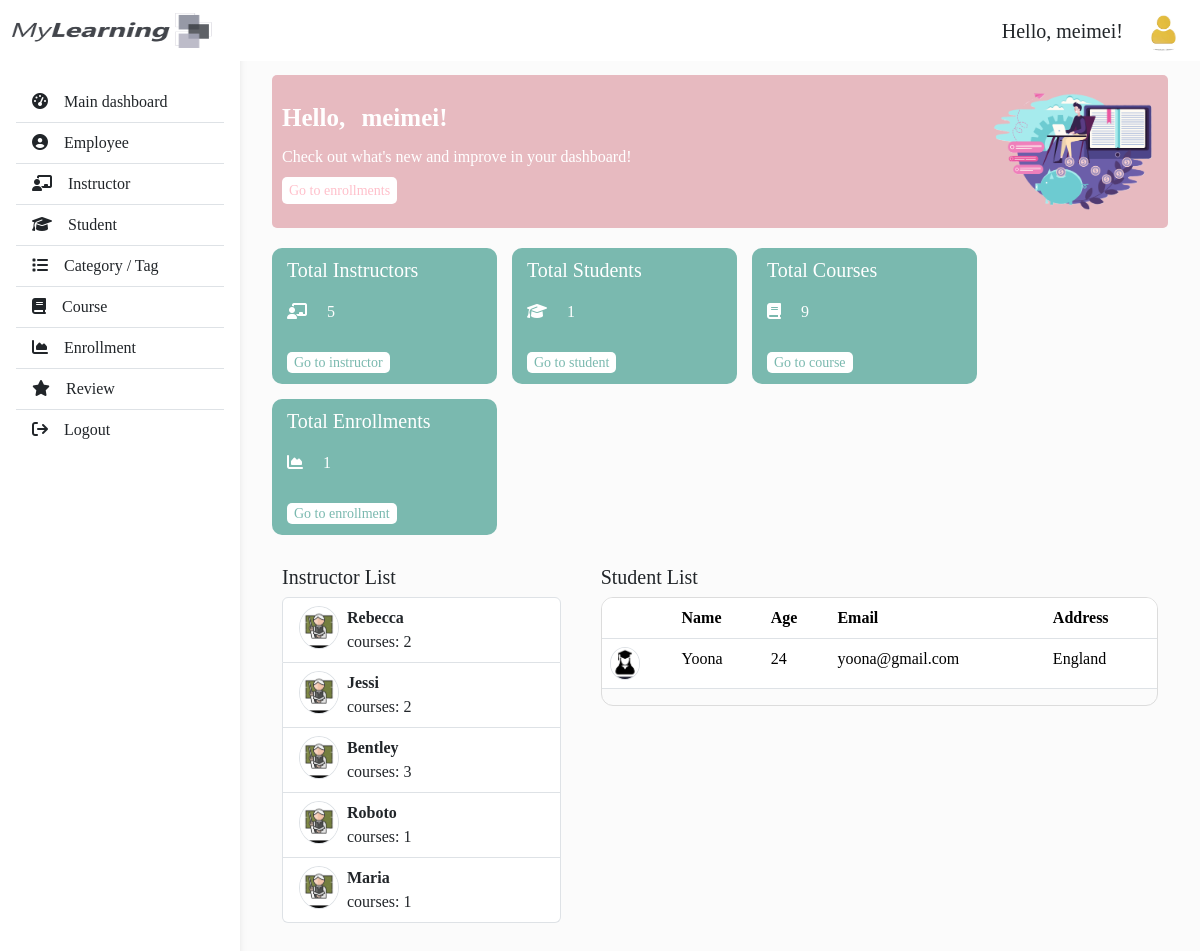
The page / (signed in) on the database as committed earlier.
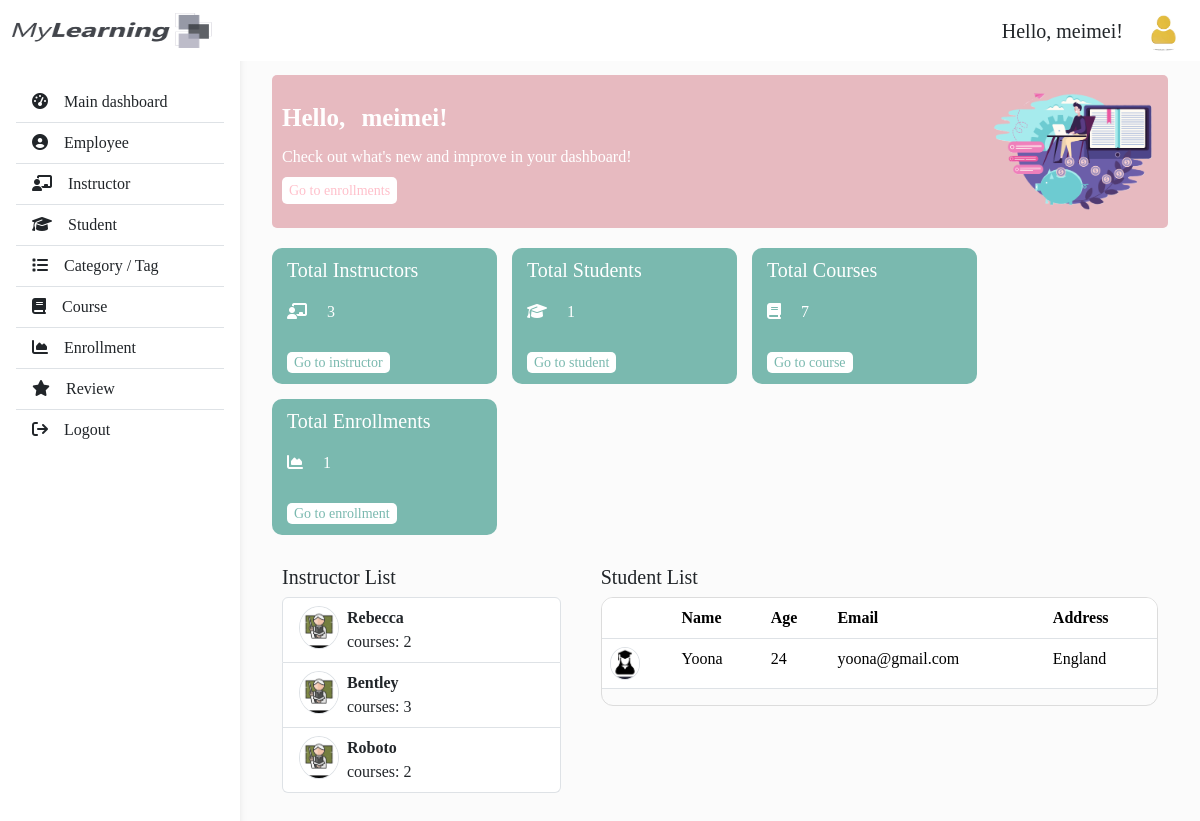
The same page on the database as committed later.
### users/models.py (models this page shows, shortened)
class Instructor(models.Model):
  user = models.OneToOneField(User, on_delete=models.CASCADE, null=True)
  name = models.CharField(max_length=100)
  age = models.IntegerField()
  email = models.EmailField()
  phone = models.CharField(max_length=20)
  address = models.CharField(max_length=150)
  salary = models.DecimalField(max_digits=10, decimal_places=2)

class Student(models.Model):
  GENDER_CHOICES = {
    'Female': 'Female',
    'Male': 'Male'
  }
  user = models.OneToOneField(User, on_delete=models.CASCADE, null=True)
  name = models.CharField(max_length=100)
  age = models.IntegerField()
  gender = models.CharField(max_length=15, choices=GENDER_CHOICES)
  email = models.EmailField()
  phone = models.CharField(max_length=20)
  address = models.CharField(max_length=150)

### users/decorators.py (the view)
  def wrapper_func(request, *args, **kwargs):
    group = None
    if request.user.groups.exists():
      group = request.user.groups.all()[0].name
    if group == 'instructor':
      return redirect('instructor_dashboard')
    elif group == 'student':
      return redirect('student_dashboard')
    return view_func(request, *args, **kwargs)

### dashboard/views.py (called while the page is built)
@login_required(login_url='login')
@admin_only
def dashboard_view(request):
  instructors = Instructor.objects.all()
  students = Student.objects.all()
  total_instructors = instructors.count()
  total_students = students.count()
  total_courses = Course.objects.count()
  total_enrollments = Enrollment.objects.count()
  context = {
    'instructors': instructors,
    'students': students,
    'total_instructors': total_instructors,
    'total_students': total_students,
    'total_courses': total_courses,
    'total_enrollments': total_enrollments,
  }
  return render(request, 'dashboard/home.html', context)

### dashboard/templates/dashboard/home.html (shortened to what this page needs)
{% extends 'base.html' %}
{% block content %}
  <div class="dashboard px-4 py-3">
    <div class="top-section">
      <div class="top-section__info">
        <p>Hello, {{request.user}}!</p>
        <p>Check out what's new and improve in your dashboard!</p>
        <a href="{% url 'enrollments:enrollment_list' %}">Go to enrollments</a>
      </div>
      <div class="top-section__img-container">
        <img src="/media/profiles/dashboard-image.png" alt="dashboard-img">
      </div>
    </div>
    <div class="middle-section">
      <div class="course-card-container">
        <div class="course-card">
          <h5>Total Instructors</h5>
          <div>
            <div>
              <i class="fa-solid fa-chalkboard-user me-3"></i>
              <span>{{total_instructors}}</span>
            </div>
          </div>
          <a href="{% url 'users:instructor_list' %}">Go to instructor</a>
        </div>
        <div class="course-card">
          <h5>Total Students</h5>
          <div>
            <div>
              <i class="fa-solid fa-graduation-cap me-3"></i>
              <span>{{total_students}}</span>
            </div>
          </div>
          <a href="{% url 'users:student_list' %}">Go to student</a>
        </div>
        <div class="course-card">
          <h5>Total Courses</h5>
          <div>
            <div>
              <i class="fa-solid fa-book me-3"></i>
              <span>{{total_courses}}</span>
            </div>
          </div>
          <a href="{% url 'courses:course_list' %}">Go to course</a>
        </div>
        <div class="course-card">
          <h5>Total Enrollments</h5>
          <div>
            <div>
              <i class="fas fa-chart-area me-3"></i>
              <span>{{total_enrollments}}</span>
            </div>
          </div>
          <a href="{% url 'enrollments:enrollment_list' %}">Go to enrollment</a>
        </div>
      </div>
    </div>
    <div class="bottom-section">
      <div class="left">
        <h5>Instructor List</h5>
        <ol class="list-group list-group-numbered">
          {% for instructor in instructors %}
            <li class="list-group-item d-flex justify-content-between align-items-start">
              <div>
                <img class="rounded-circle border" style="width: 40px;" src="/media/profiles/instructor-profile.jpg" alt="profile">
              </div>
              <div class="ms-2 me-auto">
                <div class="fw-bold">{{instructor.name}}</div>
                courses: {{instructor.courses.count}}
              </div>
            </li>
          {% endfor %}
        </ol>
      </div>
       <div class="right">
        <h5>Student List</h5>
        <div class="overflow-auto">
          <table class="table" style="min-width: 500px;">
            <thead>
              <tr>
                <th scope="col"></th>
                <th scope="col">Name</th>
                <th scope="col">Age</th>
                <th scope="col">Email</th>
                <th scope="col">Address</th>
              </tr>
            </thead>
            <tbody>
              {% for student in students %}
                <tr>
                  <th scope="row">
                    <img class="rounded-circle border" style="width: 30px;" src="
                    {% if student.gender == 'Female'  %}
                      /media/profiles/female-student-profile.jpg
                    {% else %}
                      /media/profiles/male-student-profile.jpg
                    {% endif %}
                    " alt="profile">
                  </th>
                  <td>{{student.name}}</td>
                  <td>{{student.age}}</td>
                  <td>{{student.email}}</td>
                  <td>{{student.address}}</td>
                </tr>
              {% endfor %}
            </tbody>
          </table>
        </div>
       </div>
    </div>
  </div>
{% endblock content %}

Rows that differ between the two databases and show on the page:
removed Instructor: name "Jessi", courses.count "2"
removed Instructor: name "Maria", courses.count "1"
computed for Instructor "Roboto": courses.count "1" → "2"
Other text that changed with them:
{{ total_instructors }}: "5" → "3"
{{ total_courses }}: "9" → "7"
